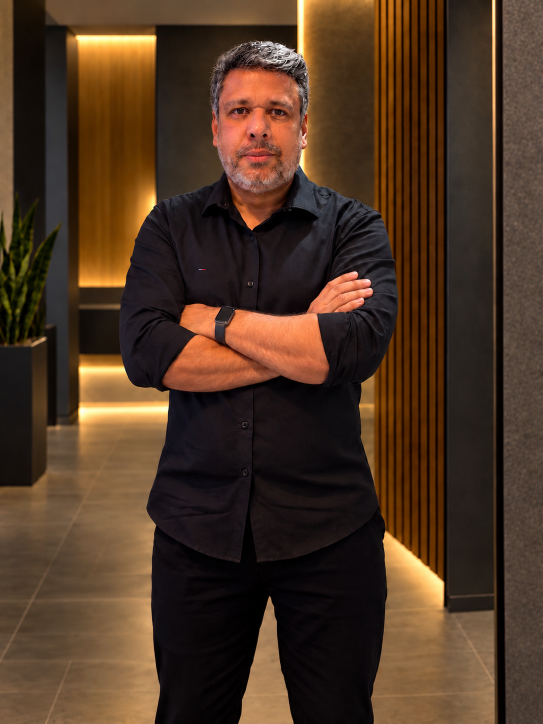
#> input picture ferramentas/foto.png, 1086 x 1448 px (shown at 1/2 size)
$ python gerar.py
#> lines starting #> are read from the running program, lines starting #| are printed output that depends on the picture
#> in frame, `im = Image.new('RGB', (W, H), BG)`: im: PIL image 1080x1350 RGB; every value is 11
### ferramentas/final.py
# Slide final (carrossel) e card final (Reel) com a foto do Gerson e @gersononovo + bandeira
import os
from PIL import Image, ImageDraw, ImageFont, ImageFilter

F = "/usr/share/fonts/opentype/inter/Inter-%s.otf"
EMOJI = "/usr/share/fonts/truetype/noto/NotoColorEmoji.ttf"
BG, RED, YEL, WHITE, GREY = "#0B0B0B", "#E63946", "#FFD400", "#FFFFFF", "#9A9A9A"
HANDLE = "@gersononovo"
FOTO = os.path.join(os.path.dirname(os.path.abspath(__file__)), "foto.png")

def font(w, s): return ImageFont.truetype(F % w, s)

def flag(size=109):
    """Bandeira do Brasil via Noto Color Emoji (tamanho fixo 109, redimensionada depois)."""
    f = ImageFont.truetype(EMOJI, 109)
    im = Image.new("RGBA", (140, 140), (0, 0, 0, 0))
    ImageDraw.Draw(im).text((0, 0), "\U0001F1E7\U0001F1F7", font=f, embedded_color=True)
    bbox = im.getbbox(); im = im.crop(bbox)
    return im.resize((size, int(size * im.height / im.width)), Image.LANCZOS)

def photo_panel(W, H, side="right", width_frac=0.52, fade=260):
    """Foto recortada ocupando a altura toda, com esfumado para o preto do lado do texto."""
    ph = Image.open(FOTO).convert("RGB")
    pw = int(W * width_frac)
    scale = H / ph.height
    ph = ph.resize((int(ph.width * scale), H), Image.LANCZOS)
    # recorte centralizado no rosto/torso (leve deslocamento para a esquerda da foto)
    left = max(0, int(ph.width * 0.5 - pw * 0.5))
    ph = ph.crop((left, 0, left + pw, H))
    mask = Image.new("L", (pw, H), 255)
    md = ImageDraw.Draw(mask)
    for i in range(fade):
        a = int(255 * i / fade)
        x = i if side == "right" else pw - 1 - i
        md.line([(x, 0), (x, H)], fill=a)
    return ph, mask, pw

def handle_line(d, im, x, y, size, color=YEL):
    f = font("Black", size); d.text((x, y), HANDLE, font=f, fill=color)
    w = d.textlength(HANDLE, font=f)
    fl = flag(int(size * 0.95))
    im.paste(fl, (int(x + w + size * 0.25), int(y + size * 0.12)), fl)

def cta_carrossel(W=1080, H=1350):
    im = Image.new("RGB", (W, H), BG)
    ph, mask, pw = photo_panel(W, H, "right", 0.55, 300)
    im.paste(ph, (W - pw, 0), mask)
    d = ImageDraw.Draw(im)
    d.rectangle([0, 0, 18, H], fill=RED)
    # tag
    f = font("ExtraBold", 34); t = "PONTO DE VISTA"; w = d.textlength(t, font=f)
    d.rectangle([80, 110, 80 + w + 40, 170], fill=YEL); d.text((100, 120), t, font=f, fill=BG)
    # texto
    y = 330
    for line in ["Concorda", "ou", "discorda?"]:
        d.text((80, y), line, font=font("Black", 92), fill=WHITE); y += 100
    y += 30
    for line in ["Deixa seu ponto", "de vista nos", "comentários."]:
        d.text((80, y), line, font=font("SemiBold", 44), fill=GREY); y += 54
    # handle + bandeira
    handle_line(d, im, 80, 980, 64)
    d.text((80, 1070), "Siga e compartilhe", font=font("SemiBold", 34), fill=WHITE)
    d.text((80, H - 110), "Gerson Santos  |  Executivo na Área da Saúde", font=font("Medium", 26), fill=GREY)
    return im

def cta_reel(W=1080, H=1920):
    im = Image.new("RGB", (W, H), BG)
    # foto no topo, com esfumado para baixo
    ph = Image.open(FOTO).convert("RGB")
    scale = W / ph.width
    ph = ph.resize((W, int(ph.height * scale)), Image.LANCZOS)
    ph = ph.crop((0, 0, W, min(ph.height, 1150)))
    mask = Image.new("L", ph.size, 255); md = ImageDraw.Draw(mask)
    fade = 380
    for i in range(fade):
        a = int(255 * (1 - i / fade)); yy = ph.height - fade + i
        md.line([(0, yy), (W, yy)], fill=a)
    im.paste(ph, (0, 0), mask)
    d = ImageDraw.Draw(im)
    d.rectangle([0, 0, 18, H], fill=RED)
    f = font("ExtraBold", 34); t = "PONTO DE VISTA"; w = d.textlength(t, font=f)
    d.rectangle([80, 120, 80 + w + 40, 180], fill=YEL); d.text((100, 130), t, font=f, fill=BG)
    d.text((80, 1130), "Concorda?", font=font("Black", 110), fill=WHITE)
    d.text((80, 1250), "Comenta aqui.", font=font("Black", 110), fill=YEL)
    handle_line(d, im, 80, 1440, 72)
    d.text((80, 1545), "Siga e compartilhe", font=font("SemiBold", 36), fill=WHITE)
    d.text((80, H - 130), "Gerson Santos  |  Executivo na Área da Saúde", font=font("Medium", 28), fill=GREY)
    return im

# [4 lines that do not run on import are left out]

### ferramentas/gerar.py
import os, json, subprocess, shutil
from PIL import Image, ImageDraw, ImageFont
from conteudo import POSTS, HASHTAGS
import final

OUT = "/home/claude/ig_agent/out"
shutil.rmtree(OUT, ignore_errors=True); os.makedirs(OUT)
F = "/usr/share/fonts/opentype/inter/Inter-%s.otf"
BG, RED, YEL, WHITE, GREY = "#0B0B0B", "#E63946", "#FFD400", "#FFFFFF", "#9A9A9A"
ASSINATURA = "Gerson Santos  |  Executivo na Área da Saúde"
HANDLE = "@gersononovo"

def font(w, s): return ImageFont.truetype(F % w, s)

def wrap(d, text, fnt, maxw):
    words, lines, cur = text.split(), [], ""
    for w in words:
        t = (cur + " " + w).strip()
        if d.textlength(t, font=fnt) <= maxw: cur = t
        else: lines.append(cur); cur = w
    lines.append(cur); return lines

def fit(d, text, weight, maxw, maxh, start, minsize=40, lh=1.15):
    s = start
    while s > minsize:
        fnt = font(weight, s); lines = wrap(d, text, fnt, maxw)
        if len(lines) * s * lh <= maxh and all(d.textlength(l, font=fnt) <= maxw for l in lines): return fnt, lines, s
        s -= 4
    fnt = font(weight, s); return fnt, wrap(d, text, fnt, maxw), s

def block(d, text, weight, x, y, maxw, maxh, start, fill, lh=1.15, anchor_mid=False):
    fnt, lines, s = fit(d, text, weight, maxw, maxh, start, lh=lh)
    h = len(lines) * s * lh
    yy = y + (maxh - h) / 2 if anchor_mid else y
    for l in lines:
        d.text((x, yy), l, font=fnt, fill=fill); yy += s * lh
    return yy

def frame(W, H):
    im = Image.new("RGB", (W, H), BG); d = ImageDraw.Draw(im)
    d.rectangle([0, 0, 18, H], fill=RED)  # barra lateral vermelha
    return im, d

def tag(d, x, y, text="PONTO DE VISTA"):
    fnt = font("ExtraBold", 34); w = d.textlength(text, font=fnt)
    d.rectangle([x, y, x + w + 40, y + 60], fill=YEL)
    d.text((x + 20, y + 10), text, font=fnt, fill=BG)

def footer(d, W, H, extra=None):
    d.line([(80, H - 150), (W - 80, H - 150)], fill="#2A2A2A", width=2)
    d.text((80, H - 120), ASSINATURA, font=font("Medium", 28), fill=GREY)
    d.text((80, H - 80), HANDLE, font=font("SemiBold", 28), fill=YEL)
    if extra:
        f2 = font("SemiBold", 28); d.text((W - 80 - d.textlength(extra, font=f2), H - 80), extra, font=f2, fill=GREY)

def save(im, path):
#> called with path = '/home/claude/ig_agent/out/post01_s1.png'
    im.convert("P", palette=Image.ADAPTIVE, colors=64).save(path, optimize=True)
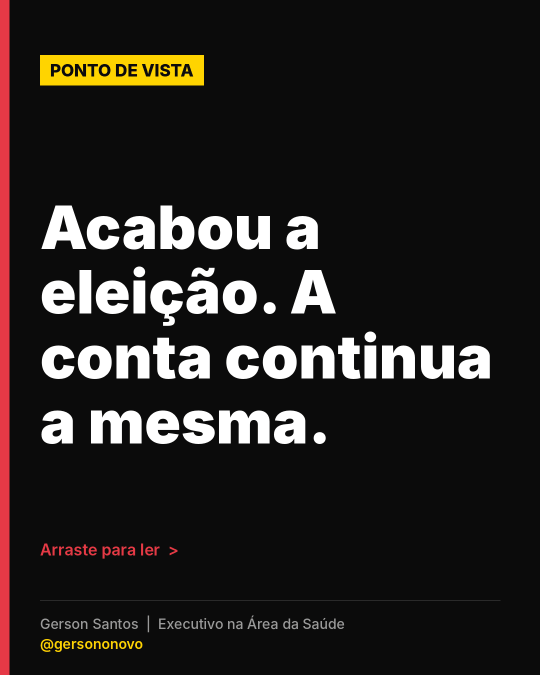
#> saved as post01_s1.png: PIL image 1080x1350 P (shown at 1/2 size); mean R, G, B 37.1, 33.3, 30.9

def cover(p, W=1080, H=1350):
    im, d = frame(W, H); tag(d, 80, 110)
    block(d, p["titulo"], "Black", 80, 260, W - 160, 760, 120, WHITE, lh=1.08, anchor_mid=True)
    d.text((80, 1080), "Arraste para ler  →".replace("→", ">"), font=font("SemiBold", 32), fill=RED)
    footer(d, W, H); return im

def slide(p, i, text, n, W=1080, H=1350):
    im, d = frame(W, H); tag(d, 80, 110)
    d.text((W - 80 - d.textlength(f"{i}/{n}", font=font("ExtraBold", 40)), 118), f"{i}/{n}", font=font("ExtraBold", 40), fill=YEL)
    block(d, text, "ExtraBold", 80, 260, W - 160, 760, 76, WHITE, lh=1.2, anchor_mid=True)
    footer(d, W, H); return im

def cta(p, n, W=1080, H=1350):
    im, d = frame(W, H); tag(d, 80, 110)
    d.text((W - 80 - d.textlength(f"{n}/{n}", font=font("ExtraBold", 40)), 118), f"{n}/{n}", font=font("ExtraBold", 40), fill=YEL)
    block(d, "Concorda ou discorda?", "Black", 80, 330, W - 160, 300, 96, YEL, lh=1.1)
    block(d, "Deixa seu ponto de vista nos comentários e compartilha com quem precisa ler isso.", "SemiBold", 80, 640, W - 160, 300, 52, WHITE, lh=1.25)
    d.rectangle([80, 960, 540, 1040], fill=RED)
    d.text((110, 978), "Siga " + HANDLE, font=font("ExtraBold", 36), fill=WHITE)
    footer(d, W, H); return im

def single(p, W=1080, H=1350):
    im, d = frame(W, H); tag(d, 80, 110)
    y = block(d, p["titulo"], "Black", 80, 250, W - 160, 420, 92, YEL, lh=1.08)
    d.line([(80, y + 30), (300, y + 30)], fill=RED, width=8)
    block(d, p["texto"], "SemiBold", 80, y + 80, W - 160, 1150 - (y + 80), 52, WHITE, lh=1.25)
    footer(d, W, H); return im

def reel_card(text, i, n, titulo, W=1080, H=1920):
    im, d = frame(W, H); tag(d, 80, 260)
    d.text((80, 340), titulo.upper(), font=font("Bold", 30), fill=GREY)
    block(d, text, "Black", 80, 520, W - 160, 900, 96, WHITE if i % 2 else YEL, lh=1.12, anchor_mid=True)
    # barra de progresso
    seg = (W - 160 - (n - 1) * 12) / n
    for k in range(n):
        x0 = 80 + k * (seg + 12)
        d.rectangle([x0, 1500, x0 + seg, 1510], fill=RED if k <= i else "#333333")
    footer(d, W, H); return im

def make_reel(p, folder):
    cards = p["cards"]; n = len(cards) + 1
    paths = []
    for i, c in enumerate(cards):
        pt = f"{folder}/card{i}.png"; reel_card(c, i, n, p["titulo"]).save(pt); paths.append(pt)
    pt = f"{folder}/card{n-1}.png"; final.cta_reel().save(pt); paths.append(pt)
    # concat com fade: cada card 3,5s
    inputs = []; filt = ""
    dur = 3.5
    durs = [dur] * (n - 1) + [dur + 1.5]
    for i, pt in enumerate(paths):
        inputs += ["-loop", "1", "-t", str(durs[i]), "-i", pt]
    parts = []
    for i in range(n):
        parts.append(f"[{i}:v]fade=t=in:st=0:d=0.4,fade=t=out:st={durs[i]-0.4}:d=0.4,format=yuv420p[v{i}]")
    filt = ";".join(parts) + ";" + "".join(f"[v{i}]" for i in range(n)) + f"concat=n={n}:v=1:a=0[out]"
    mp4 = f"{OUT}/post{p['id']}_reel_v2.mp4"
    subprocess.run(["ffmpeg", "-y", *inputs, "-filter_complex", filt, "-map", "[out]", "-r", "24",
                    "-c:v", "libx264", "-preset", "slow", "-crf", "30", "-pix_fmt", "yuv420p", "-movflags", "+faststart", mp4],
                   check=True, capture_output=True)
    return mp4

manifest = []
for p in POSTS:
    files = []
    if p["tipo"] == "carrossel":
        n = len(p["slides"]) + 2
        pt = f"{OUT}/post{p['id']}_s1.png"; save(cover(p), pt); files.append(pt)
        for i, s in enumerate(p["slides"], start=2):
            pt = f"{OUT}/post{p['id']}_s{i}.png"; save(slide(p, i, s, n), pt); files.append(pt)
#> this loop made 4 passes
#> pass 1, in save (call 2), `im.convert("P", palette=Image.ADAPTIVE, colors=64).save(path, optimize..`:
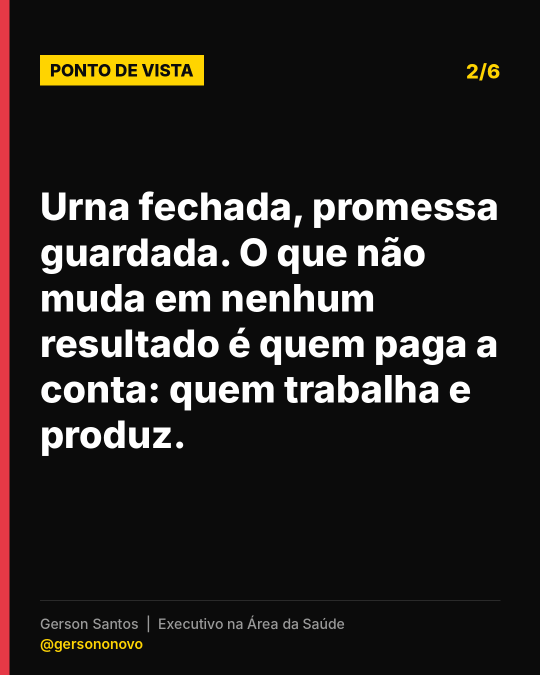
#> saved as post01_s2.png: PIL image 1080x1350 P (shown at 1/2 size); mean R, G, B 36.7, 33.1, 30.5
        pt = f"{OUT}/post{p['id']}_s{n}.jpg"; final.cta_carrossel().save(pt, quality=90); files.append(pt)
#> in photo_panel, ph is the input picture: PIL image 1086x1448 RGB; mean R, G, B 77.3, 53.7, 35.5
#> in photo_panel, `ph = ph.crop((left, 0, left + pw, H))`:
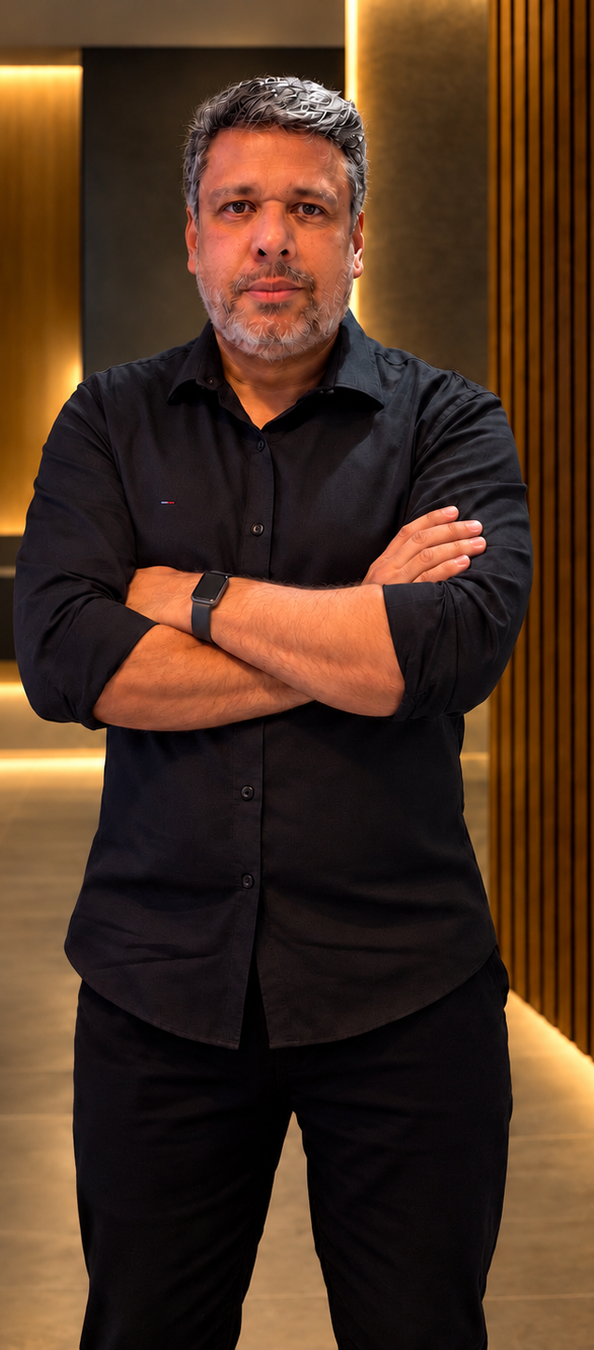
#> ph: PIL image 594x1350 RGB; mean R, G, B 76.7, 50.1, 32.4
#> in photo_panel, `mask = Image.new("L", (pw, H), 255)`: mask: PIL image 594x1350 L; every value is 255
#> in cta_carrossel, `ph, mask, pw = photo_panel(W, H, "right", 0.55, 300)`:
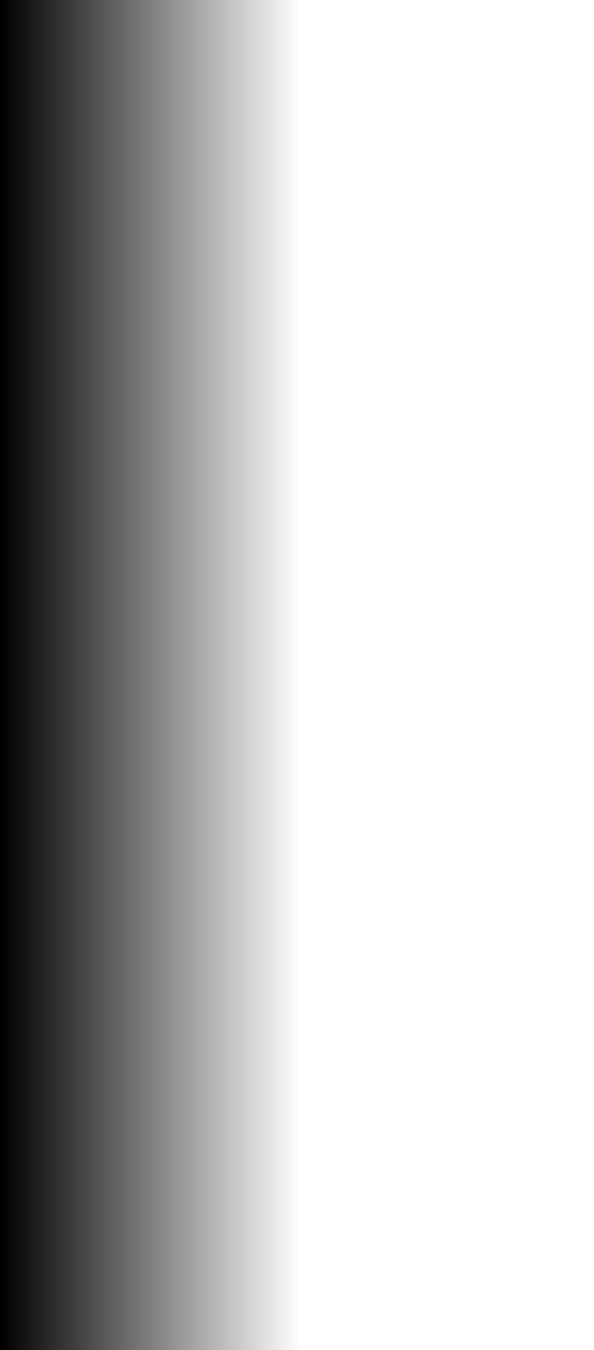
#> mask: PIL image 594x1350 L; min 0, max 255, mean 190.2
#> in cta_carrossel, `ph, mask, pw = photo_panel(W, H, "right", 0.55, 300)`: pw = 594
#> in cta_carrossel, `im.paste(ph, (W - pw, 0), mask)`:
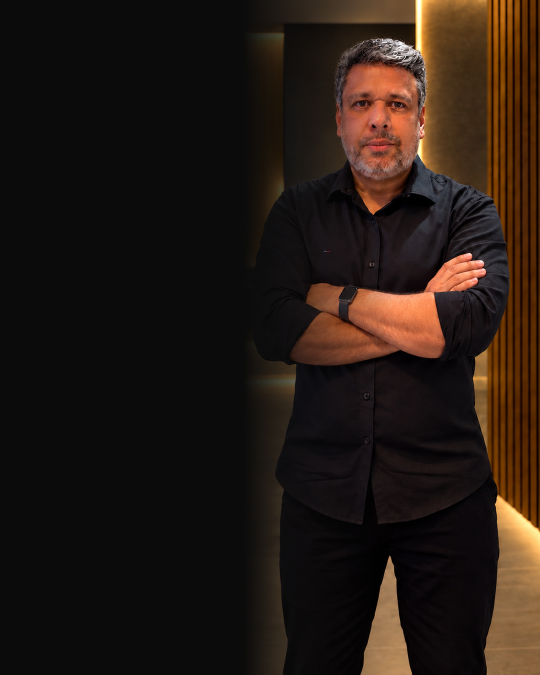
#> im: PIL image 1080x1350 RGB (shown at 1/2 size); mean R, G, B 36.4, 25.5, 18.8
#> in cta_carrossel, `w = d.textlength(t, font=f)`: w = 287
#> after the loop in cta_carrossel, `for line in ["Concorda", "ou", "discorda?"]:`: y = 630
#> in cta_carrossel, `y += 30`: y = 660
#> the loop in cta_carrossel, `for line in ["Deixa seu ponto", "de vista nos", "comentários."]:` made 3 passes
#> y on passes 1 to 3: 714, 768, 822
#> after the loop in cta_carrossel, `for line in ["Deixa seu ponto", "de vista nos", "comentários."]:`: y = 822
#> in flag, `im = Image.new("RGBA", (140, 140), (0, 0, 0, 0))`: im: PIL image 140x140 RGBA; every value is 0
#> in flag, `bbox = im.getbbox()`: bbox = (5, 25, 125, 121)
#> in flag, `im = im.crop(bbox)`:
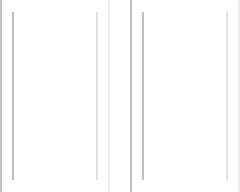
#> im: PIL image 120x96 RGBA (shown 2 times larger); mean R, G, B, A 74.3, 74.3, 74.3, 74.3; transparent parts drawn white
#> after `pt = f"{OUT}/post{p['id']}_s{n}.jpg"`:
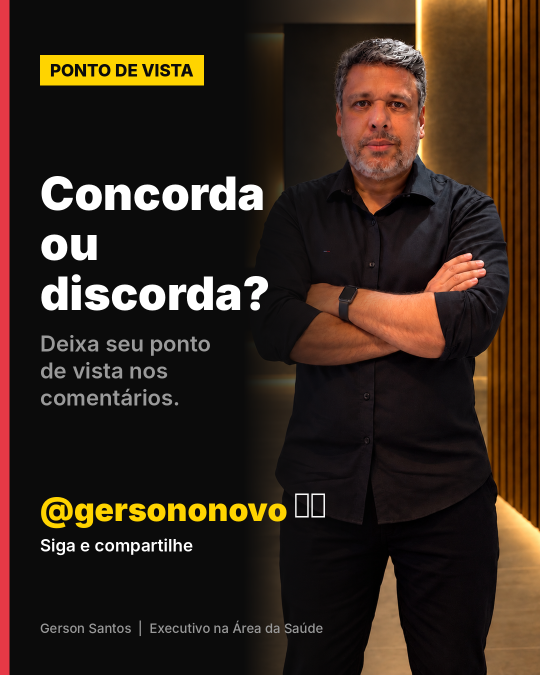
#> saved as post01_s6.jpg: PIL image 1080x1350 RGB (shown at 1/2 size); mean R, G, B 52.7, 38, 27.3
    elif p["tipo"] == "post":
        pt = f"{OUT}/post{p['id']}_s1.png"; save(single(p), pt); files.append(pt)
    else:
        folder = f"{OUT}/tmp{p['id']}"; os.makedirs(folder, exist_ok=True)
        files.append(make_reel(p, folder)); shutil.rmtree(folder)
    manifest.append({"id": p["id"], "tipo": p["tipo"], "data": p["data"], "titulo": p["titulo"],
                     "legenda": p["legenda"] + "\n\n" + HASHTAGS, "files": files})
json.dump(manifest, open(f"{OUT}/manifest.json", "w"), ensure_ascii=False, indent=1)
for m in manifest:
#> (the run stopped early here; a loop or call above may not have finished)
